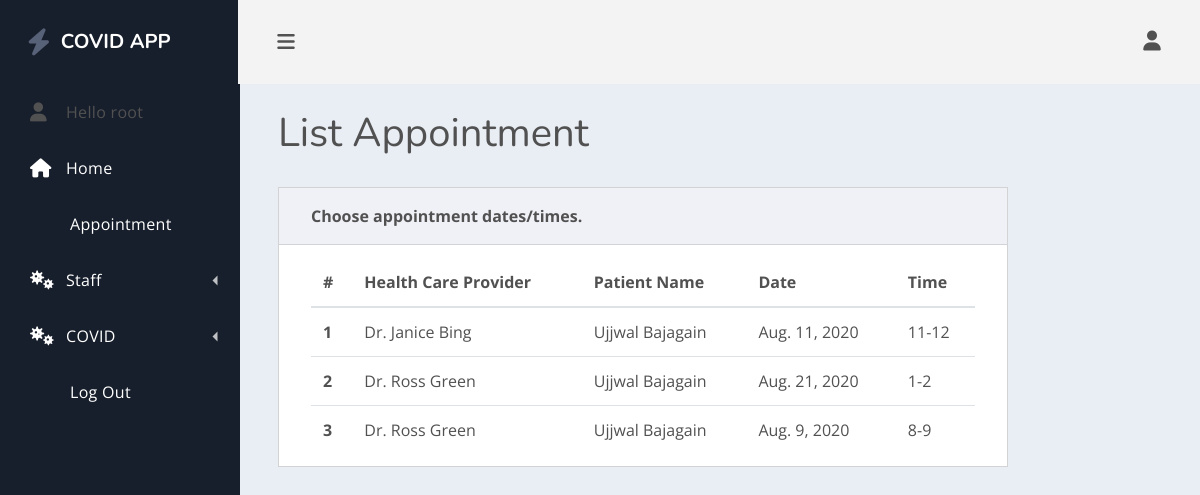
The app's page /scheduleappointment/ (signed in) with its own data.
### healthcare/models.py (models this page shows, shortened)
class Appointment(models.Model):
    TIME_SLOTS = [('8-9', '8am-9am'), ('9-10', '9am-10am'), ('10-11', '10am-11am'), ('11-12', '11am-12pm'),
                              ('12-1', '12pm-1pm'), ('1-2', '1pm-2pm'), ('2-3', '2pm-3pm'), ('3-4', '3pm-4pm'),
                              ('4-5', '4pm-5pm'), ('5-6', '5pm-6pm'), ('6-7', '6pm-7pm'), ('7-8', '7pm-8pm'),
                              ('8-9', '8pm-9pm')]
    APT_CHOICES = [('A', 'Approved'), ('D', 'Denied'), ('P', 'Pending')]
    staff =  models.CharField(max_length= 200, null= True)
    patient = models.ForeignKey(Patient,on_delete=models.CASCADE)
    pick_Date = models.DateField(blank= True)
    pick_Time_Slot = models.CharField(max_length=5, choices=TIME_SLOTS, blank=True)
    Description = models.TextField(blank=True, null=True)
    status = models.CharField(max_length=2, choices=APT_CHOICES,default='P')

class Patient(models.Model):
    GENDER_CHOICES = [('M', 'Male'), ('F', 'Female'), ('O', 'Other'),('NA', 'I do not wish to say')]
    user = models.OneToOneField(User, null=True,blank=True, on_delete=models.CASCADE)
    first_Name = models.CharField(max_length= 200, null= True)
    last_Name = models.CharField(max_length= 200, null= True)
    phone = models.CharField(max_length= 200, null= True)
    email = models.CharField(max_length=200, null= True)
    address = models.CharField(max_length=500, null= True)
    date_created = models.DateField(auto_now_add = True)
    birth_date = models.DateField(blank= True,null=True)
    age = models.DecimalField(decimal_places=0, max_digits=50, null=True)
    gender = models.CharField(max_length=2, choices=GENDER_CHOICES, blank= True)
    height = models.CharField(max_length=10, default='0.00 ft')
    weight = models.CharField(max_length=10, default='0.00 lbs')
    allergies = models.CharField(max_length=200, null=True)
    emergency_contact_name = models.CharField(max_length=200, null=True)
    emergency_contact_phone = models.CharField( max_length=200, null=True)
    emergency_contact_address = models.CharField(max_length=200, null=True)
    insurance_provider = models.CharField(max_length=200, null=True)
    def __str__(self):
        if (self.first_Name and self.last_Name):
            display = (self.first_Name + " " + self.last_Name)
        else:
            display = str(self.date_created)
        return display

### healthcare/views.py (the view)
# urls.py: path('scheduleappointment/', views.ScheduleAppointment, name="scheduleAppointment"),
@login_required(login_url='login')
def ScheduleAppointment(request):
    form = ScheduleAppointmentForm()
    appointments = Appointment.objects.all()
    current_user = request.user
    try:
        patient = Patient.objects.get(user=current_user)
    except ObjectDoesNotExist:
        patient = None
    if request.method == 'POST':
        form = ScheduleAppointmentForm(request.POST)
        if form.is_valid():
            form.save()
            messages.success(request, 'Request for appointment approval has been submitted successfully')
            return redirect('scheduleAppointment')
    context = {'form': form, 'appointments': appointments,'patient':patient,
               }
    return render(request, 'healthcare/ScheduleAppointment.html', context)

### healthcare/templates/healthcare/ScheduleAppointment.html (shortened to what this page needs)
{% extends 'healthcare/main.html' %}
{% block content %}
    {% load myfilters %}
    <main class="dash-content">
        <div class="container-fluid">
            {% include 'healthcare/appointmentList.html' %}
        </div>
    </main>
{% endblock %}

### healthcare/templates/healthcare/nav.html (shortened to what this page needs)
<div class="dash-nav dash-nav-dark">
    <header>
        <a href="{% url 'home' %}" class="spur-logo"><i class="fas fa-bolt"></i>COVID APP</a>
    </header>
    <nav class="dash-nav-list">
        {% if user.is_authenticated %}
            <div class="dash-nav-item">
                <i class="fas fa-user"></i> Hello {{ user.username }} </a>
            </div>
        {% endif %}
        <a href="{% url 'home' %}" class="dash-nav-item">
            <i class="fas fa-home"></i> Home </a>
        {% if user.is_authenticated %}
            <a href="{% url 'scheduleAppointment' %}" class="dash-nav-item">Appointment</a>
            {% if user.is_staff  %}
                <div class="dash-nav-dropdown">
                    <a href="#!" class="dash-nav-item dash-nav-dropdown-toggle">
                        <i class="fas fa-viruses"></i>Staff </a>
                </div>
            {% endif %}
        {% endif %}
        <div class="dash-nav-dropdown">
            <a href="#!" class="dash-nav-item dash-nav-dropdown-toggle">
                <i class="fas fa-viruses"></i> COVID </a>
        </div>
        {% if user.is_authenticated %}
            <a href="{% url 'logout' %}" class="dash-nav-item">
                </i> Log Out </a>
        {% else %}
            <a href="{% url 'login' %}" class="dash-nav-item">
                </i> Log In </a>
        {% endif %}
    </nav>
</div>

### healthcare/templates/healthcare/appointmentList.html
{% if user.is_staff  %}
    <h1 class="dash-title">List Appointment</h1>
    <div class="row">
        <div class="col-lg-10">
            <div class="card spur-card">
                <div class="card-header">
                    <div class="spur-card-title">Choose appointment dates/times.</div>
                </div>
                <div class="card-body ">
                    <table class="table table-hover table-in-card">
                        <thead>
                        <tr>
                            <th scope="col">#</th>
                            <th scope="col">Health Care Provider</th>
                            <th scope="col">Patient Name</th>
                            <th scope="col">Date</th>
                            <th scope="col">Time</th>
                        </tr>
                        </thead>
                        <tbody>
                        {% for appointment in appointments %}
                            <tr>
                                <th scope="row"> {{ forloop.counter }}</th>
                                <td>{{ appointment.staff }}</td>
                                <td>{{ appointment.patient }}</td>
                                <td>{{ appointment.pick_Date }}</td>
                                <td>{{ appointment.pick_Time_Slot }}</td>
                            </tr>
                        {% endfor %}
                        </tbody>
                    </table>
                </div>
            </div>
        </div>
    </div>
{% endif %}

### records on screen
Appointment: staff "Dr. Janice Bing", patient "Ujjwal Bajagain", pick_Date "Aug. 11, 2020", pick_Time_Slot "11-12"
Appointment: staff "Dr. Ross Green", patient "Ujjwal Bajagain", pick_Date "Aug. 21, 2020", pick_Time_Slot "1-2"
Appointment: staff "Dr. Ross Green", patient "Ujjwal Bajagain", pick_Date "Aug. 9, 2020", pick_Time_Slot "8-9"

### other values on screen
{{ user.username }} "root"
